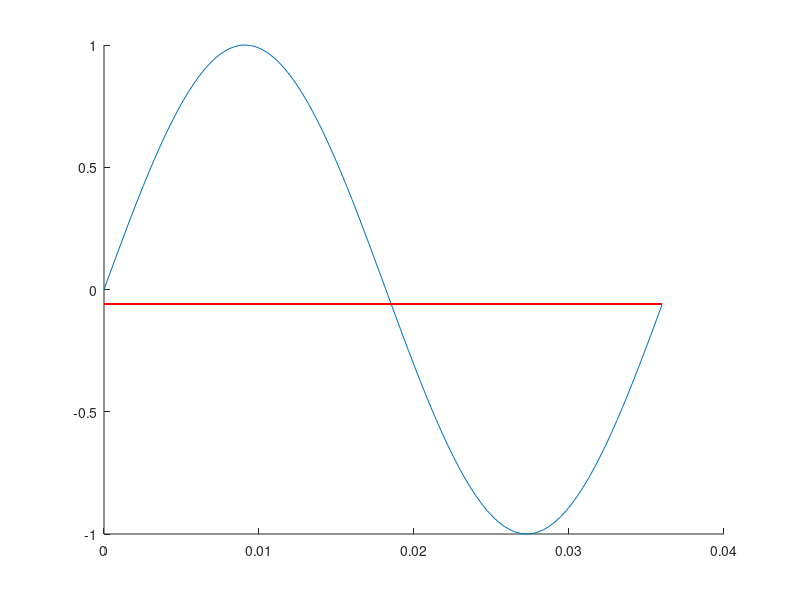
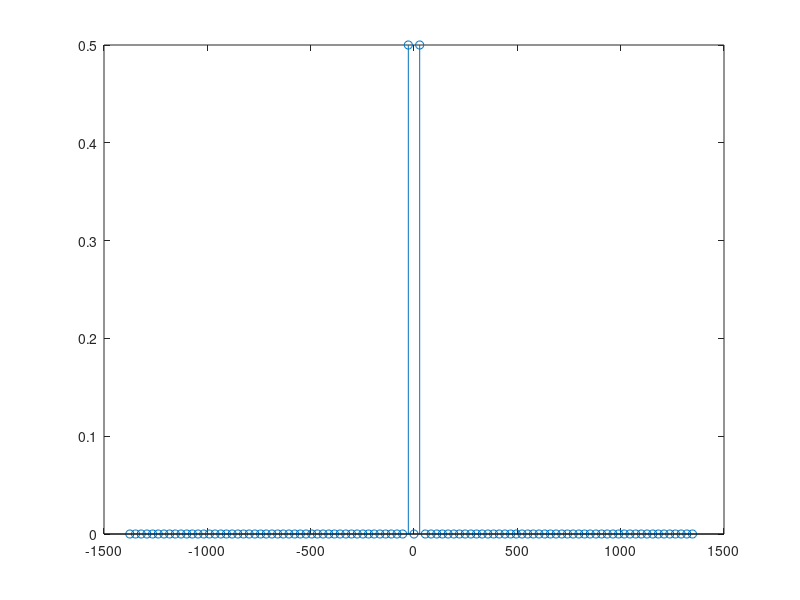

Here is the MATLAB script that generated these plots, in order:
clear;
hold off

function y = delta(x)
    N = length(x);
    y = zeros(1,N);
    y(1) = 1;
endfunction

function y = seno(A,f,phi,t)
    y = A*sin(2*pi*f*t+phi);
endfunction

t0 = 0;
tf = 100/2750;
fm = 2750;
Tm = 1/fm;
t = t0:Tm:tf-Tm;
N = length(t);
df = fm/N;

A = 1;
f = 27.5;
phi = 0;

ejef = -fm/2:df:fm/2-df;

y = seno(A,f,phi,t);

Ytrans = fftshift(fft(y)/N);

hold on;
figure(1);
plot(t,y);
plot(t,-0.06*ones(length(t)),'r');

mag = abs(Ytrans);
figure(2);  
stem(ejef,mag);

pause;
